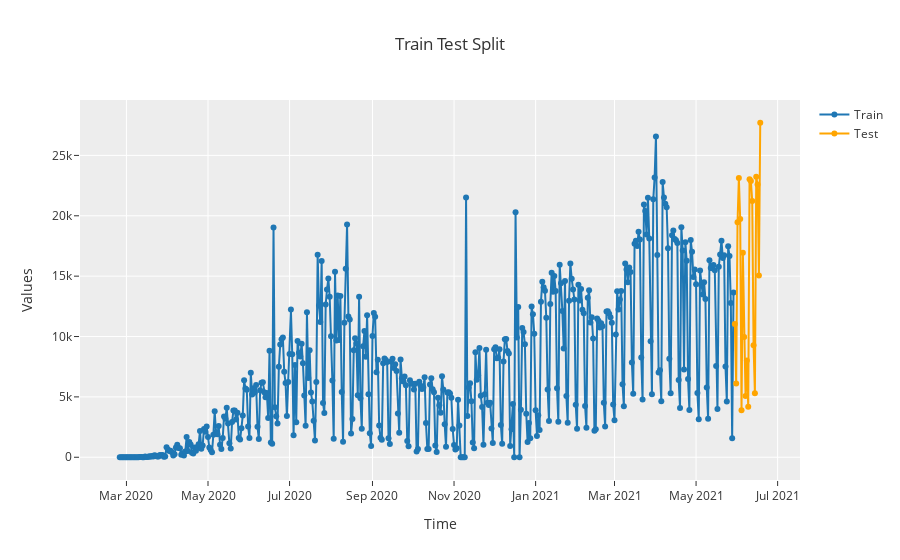

The code cell stored with this chart in its notebook:
### Code cell
# train test plot
plot_model(final_tuned_aa, "train_test_split")

### Figure 1 — Plotly figure (JSON) as saved in the notebook; plotly's stock layout.template omitted (floating-point values rounded to 4 significant figures; data arrays with more than 128 entries replaced by an {"elided": "..."} marker saying what was removed)
{"data": [{"marker": {"color": "#1f77b4"}, "mode": "lines+markers", "name": "Train", "x": {"elided": "460 str values"}, "y": {"elided": "460 int values"}, "type": "scatter"}, {"marker": {"color": "#FFA500"}, "mode": "lines+markers", "name": "Test", "x": ["2021-05-30T00:00:00", "2021-05-31T00:00:00", "2021-06-01T00:00:00", "2021-06-02T00:00:00", "2021-06-03T00:00:00", "2021-06-04T00:00:00", "2021-06-05T00:00:00", "2021-06-06T00:00:00", "2021-06-07T00:00:00", "2021-06-08T00:00:00", "2021-06-09T00:00:00", "2021-06-10T00:00:00", "2021-06-11T00:00:00", "2021-06-12T00:00:00", "2021-06-13T00:00:00", "2021-06-14T00:00:00", "2021-06-15T00:00:00", "2021-06-16T00:00:00", "2021-06-17T00:00:00", "2021-06-18T00:00:00"], "y": [11037, 6113, 19466, 23122, 19733, 3898, 16939, 9959, 5074, 8022, 4192, 23033, 22875, 21221, 9272, 5309, 23227, 22582, 15054, 27706], "type": "scatter"}], "layout": {"xaxis": {"title": {"text": "Time"}, "zeroline": false}, "title": {"text": "Train Test Split"}, "yaxis": {"title": {"text": "Values"}}, "showlegend": true}}
